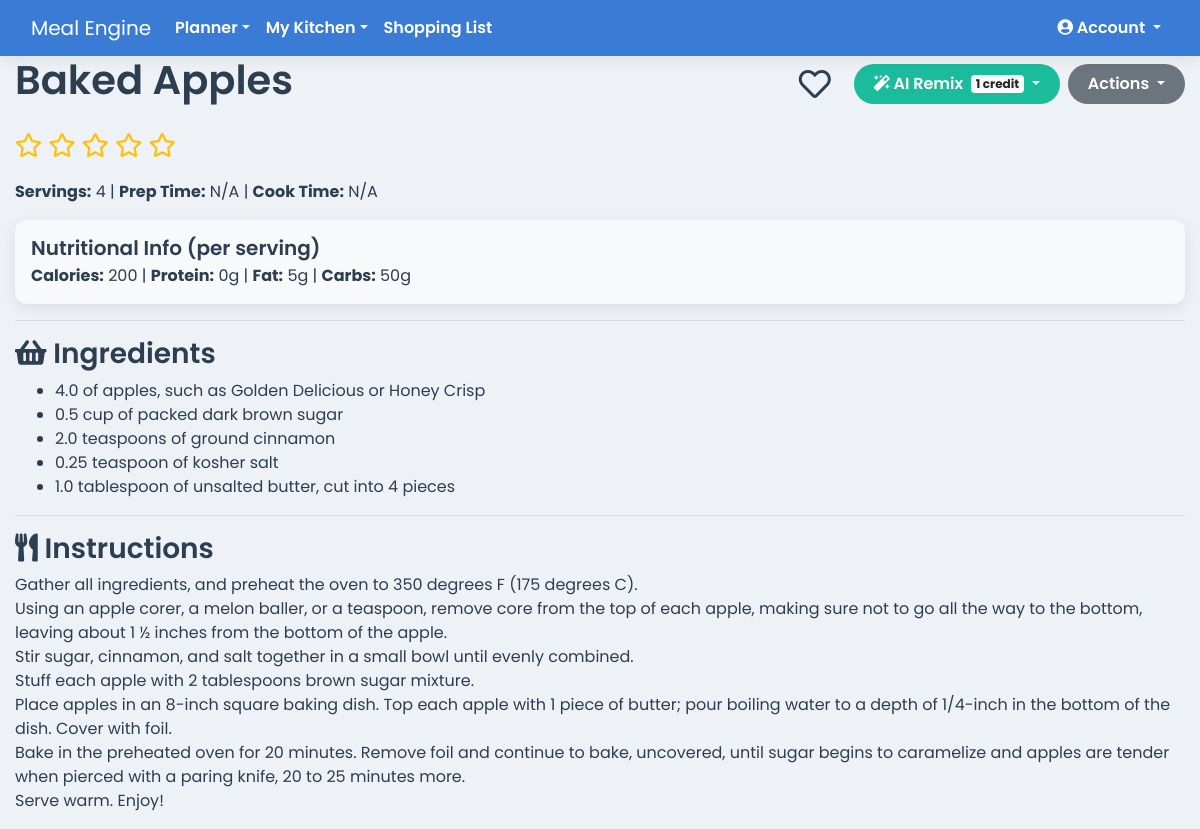
Page /recipe/9 (signed in) on the committed database.
### app.py (models this page shows)
class Recipe(db.Model):
    id = db.Column(db.Integer, primary_key=True)
    user_id = db.Column(db.Integer, db.ForeignKey('user.id'), nullable=False)
    household_id = db.Column(db.Integer, db.ForeignKey('household.id'), nullable=False)
    name = db.Column(db.String(100), nullable=False)
    instructions = db.Column(db.Text, nullable=False)
    servings = db.Column(db.Integer)
    prep_time = db.Column(db.String(50))
    cook_time = db.Column(db.String(50))
    is_favorite = db.Column(db.Boolean, default=False, nullable=False)
    meal_type = db.Column(db.String(50), nullable=False, default='Main Course')
    rating = db.Column(db.Integer, nullable=False, default=0)
    ingredients = db.relationship('RecipeIngredient', backref='recipe', lazy=True, cascade="all, delete-orphan")
    calories = db.Column(db.Float, nullable=True)
    protein = db.Column(db.Float, nullable=True)
    fat = db.Column(db.Float, nullable=True)
    carbs = db.Column(db.Float, nullable=True)

class RecipeIngredient(db.Model):
    id = db.Column(db.Integer, primary_key=True)
    recipe_id = db.Column(db.Integer, db.ForeignKey('recipe.id'), nullable=False)
    ingredient_id = db.Column(db.Integer, db.ForeignKey('ingredient.id'), nullable=False)
    quantity = db.Column(db.Float, nullable=False, default=0)
    unit = db.Column(db.String(50), nullable=True)

class Ingredient(db.Model):
    id = db.Column(db.Integer, primary_key=True)
    name = db.Column(db.String(100), nullable=False, unique=True)
    category = db.Column(db.String(50), nullable=True, default='Pantry')
    recipe_links = db.relationship('RecipeIngredient', backref='ingredient', lazy=True)
    pantry_items = db.relationship('PantryItem', backref='ingredient', lazy=True)

### app.py (the view)
@app.route('/recipe/<int:recipe_id>')
@login_required
def view_recipe(recipe_id):
    recipe = Recipe.query.filter_by(id=recipe_id, household_id=current_user.household_id).first_or_404()
    return render_template('view_recipe.html', recipe=recipe)

### app.py (called while the page is built)
@app.context_processor
def inject_cache_buster():
    return dict(cache_buster=int(time.time()))

@app.before_request
def before_request():
    g.current_month_name = date.today().strftime('%B')

@login_manager.user_loader
def load_user(user_id):
    return db.session.get(User, int(user_id))

    @property
    def is_premium_or_elite(self):
        return self.subscription_plan in ['premium', 'elite']

### templates/view_recipe.html (shortened to what this page needs)
{% extends 'base.html' %}
{% block content %}
<div class="printable-content">
  <div class="d-flex flex-wrap justify-content-between align-items-center mb-3">
    <h1>{{ recipe.name }}</h1>
    <div class="d-flex align-items-center no-print recipe-actions">
      <i class="favorite-icon {% if recipe.is_favorite %}fas fa-heart{% else %}far fa-heart{% endif %}"
         data-recipe-id="{{ recipe.id }}"
         title="Toggle Favorite"></i>
      {% if current_user.subscription_plan == 'elite' or current_user.ai_credits > 0 %}
        <div class="btn-group mx-2">
          <button type="button" class="btn btn-info dropdown-toggle" data-toggle="dropdown" aria-haspopup="true" aria-expanded="false">
            <i class="fas fa-magic"></i> AI Remix <span class="badge badge-light ml-1">1 credit</span>
          </button>
        </div>
      {% else %}
        <a href="{{ url_for('pricing') }}" class="btn btn-info mx-2 disabled" title="You are out of AI credits">
          <i class="fas fa-magic"></i> AI Remix <i class="fas fa-lock small"></i>
        </a>
      {% endif %}
      <div class="btn-group">
        <button type="button" class="btn btn-secondary dropdown-toggle" data-toggle="dropdown" aria-haspopup="true" aria-expanded="false">
          Actions
        </button>
      </div>
    </div>
  </div>
  <div class="star-rating-view" id="star-rating-interactive-container">
      {% for i in range(1, 6) %}
      <i class="star-icon {% if recipe.rating >= i %}fas{% else %}far{% endif %} fa-star"
         data-rating-value="{{ i }}"></i>
      {% endfor %}
  </div>
  <p><strong>Servings:</strong> {{ recipe.servings or 'N/A' }} | <strong>Prep Time:</strong> {{ recipe.prep_time or 'N/A' }} | <strong>Cook Time:</strong> {{ recipe.cook_time or 'N/A' }}</p>
  {% if recipe.calories is not none %}
  <div class="card bg-light p-3 my-3">
    <h5 class="card-title mb-1">Nutritional Info (per serving)</h5>
    <div class="card-text">
        <strong>Calories:</strong> {{ recipe.calories|default(0, true)|round|int }} |
        <strong>Protein:</strong> {{ recipe.protein|default(0, true)|round|int }}g |
        <strong>Fat:</strong> {{ recipe.fat|default(0, true)|round|int }}g |
        <strong>Carbs:</strong> {{ recipe.carbs|default(0, true)|round|int }}g
    </div>
  </div>
  {% endif %}
  <hr>
  <h3><i class="fas fa-shopping-basket"></i> Ingredients</h3>
  <ul>
    {% for item in recipe.ingredients %}
      <li>{{ item.quantity }} {{ item.unit }} of {{ item.ingredient.name }}</li>
    {% endfor %}
  </ul>
  <hr>
  <h3><i class="fas fa-utensils"></i> Instructions</h3>
  <p style="white-space: pre-wrap;">{{ recipe.instructions }}</p>
</div>
{% endblock %}

### static/css/style.css (style rules this page uses)
:root { --primary-blue: #3a7bd5; --secondary-blue: #357abd; --light-bg: #eef2f7; --card-bg: #ffffff; --text-dark: #2c3e50; --text-light: #5a6a7a; --danger-red: #e74c3c; --success-green: #2ecc71; --info-cyan: #1abc9c; --snack-teal: #20c997; --shadow: 0 4px 15px rgba(0, 0, 0, 0.08); }
body { font-family: 'Poppins', sans-serif; font-weight: 400; background-color: var(--light-bg); color: var(--text-dark); }
.btn { border-radius: 20px; padding: 8px 20px; border: none; font-weight: 600; transition: all 0.3s ease; }
.btn-info { background-color: var(--info-cyan); }
h1, h2, h3, h4, h5 { color: var(--text-dark); font-weight: 600; }
.card, .jumbotron { background-color: var(--card-bg); border: none; border-radius: 12px; box-shadow: var(--shadow); }
.card { transition: transform 0.2s ease-in-out, box-shadow 0.2s ease-in-out; }
.star-rating-view { font-size: 1.5rem; color: #ffc107; margin-bottom: 1rem; cursor: pointer; }
.favorite-icon { cursor: pointer; transition: color 0.2s ease-in-out, transform 0.2s ease-in-out; }
.favorite-icon.far { color: var(--text-dark); }
.recipe-actions .favorite-icon { font-size: 2rem; vertical-align: middle; margin-right: 15px; }

### rows in the picture
Recipe: name "Baked Apples", rating 0 (drawn), servings "4", prep_time "N/A", cook_time "N/A", calories "200", protein "0", fat "5", carbs "50", instructions "Gather all ingredients, and preheat the oven to 350 degrees F (175 degrees C). Using an apple corer, a melon baller, or a teaspoon, remove core from the top of each apple, making sure not to go all the way to the bottom, leaving about 1 ½ inches from the bottom of the apple. Stir sugar, cinnamon, and salt together in a small bowl until evenly combined. Stuff each apple with 2 tablespoons brown sugar mixture. Place apples in an 8-inch square baking dish. Top each apple with 1 piece of butter; pour boiling water to a depth of 1/4-inch in the bottom of the dish. Cover with foil. Bake in the preheated oven for 20 minutes. Remove foil and continue to bake, uncovered, until sugar begins to…"
RecipeIngredient: quantity "4.0", ingredient.name "apples, such as Golden Delicious or Honey Crisp"
RecipeIngredient: quantity "0.5", unit "cup", ingredient.name "packed dark brown sugar"
RecipeIngredient: quantity "2.0", unit "teaspoons", ingredient.name "ground cinnamon"
RecipeIngredient: quantity "0.25", unit "teaspoon", ingredient.name "kosher salt"
RecipeIngredient: quantity "1.0", unit "tablespoon", ingredient.name "unsalted butter, cut into 4 pieces"
